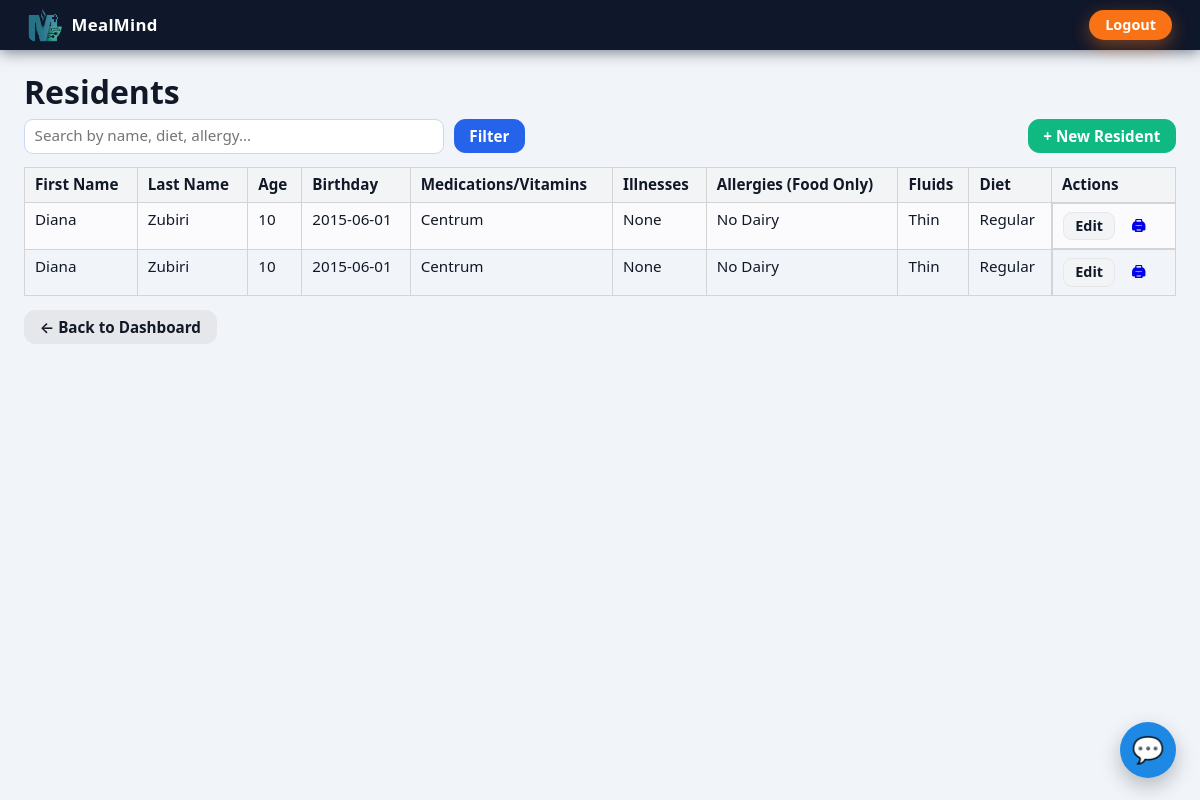
/residents (signed in), run on the app's committed database.
### models.py (models this page shows, shortened)
class Resident(db.Model):
    __tablename__ = "resident"
    id = db.Column(db.Integer, primary_key=True)
    first_name = db.Column(db.String(120), nullable=False)
    last_name = db.Column(db.String(120), nullable=False)
    birthday = db.Column(db.Date)
    age = db.Column(db.Integer)
    diet = db.Column(db.String(200))
    allergies = db.Column(db.String(300))
    illnesses = db.Column(db.String(300))
    medications = db.Column(db.String(300))
    fluids = db.Column(db.String(200))
    notes = db.Column(db.Text)
    created_at = db.Column(db.DateTime, default=datetime.utcnow)

### app.py (the view, shortened to what this page needs)
    @app.route("/residents")
    @login_required
    def residents_list():
        q = (request.args.get("q") or "").strip()
        page = request.args.get("page", 1, type=int)
        per_page = 15  # change this if you want more/less rows per page
        query = Resident.query
        query = query.order_by(Resident.last_name, Resident.first_name)
        total = query.count()
        if page < 1:
            page = 1
        total_pages = (total + per_page - 1) // per_page if total else 1
        if page > total_pages:
            page = total_pages
        residents = (
            query.offset((page - 1) * per_page).limit(per_page).all()
        )
        return render_template(
            "residents_list.html",
            residents=residents,
            q=q,
            page=page,
            total_pages=total_pages,
            total=total,
        )

### app.py (called while the page is built, shortened)
def _try_entra_login():
    from models import User
    if not current_app.config.get("USE_ENTRA_ID"):
        return

def login_required(view):
    @wraps(view)
    def wrapped(*args, **kwargs):
        if "user" not in session:
            return redirect(url_for("login"))
        return view(*args, **kwargs)
    return wrapped

### templates/residents_list.html (shortened to what this page needs)
{% extends "base.html" %}
{% block content %}
<h1 class="page-title">Residents</h1>
<form method="get" class="resident-filter-bar">
  <input
    type="text"
    name="q"
    value="{{ request.args.get('q', '') }}"
    placeholder="Search by name, diet, allergy..."
    aria-label="Search residents"
  />
  <button type="submit" class="btn btn-primary">Filter</button>
  <a href="{{ url_for('residents_new') }}" class="btn btn-accent btn-new">
    + New Resident
  </a>
</form>
<table class="resident-table">
  <thead>
    <tr>
      <th>First Name</th>
      <th>Last Name</th>
      <th>Age</th>
      <th>Birthday</th>
      <th>Medications/Vitamins</th>
      <th>Illnesses</th>
      <th>Allergies (Food Only)</th>
      <th>Fluids</th>
      <th>Diet</th>
      <th>Actions</th>
    </tr>
  </thead>
  <tbody>
    {% if residents %}
      {% for r in residents %}
        <tr>
          <td>{{ r.first_name }}</td>
          <td>{{ r.last_name }}</td>
          <td>{{ age(r.birthday) }}</td>
          <td>{% if r.birthday %}{{ r.birthday.strftime("%Y-%m-%d") }}{% endif %}</td>
          <td>{{ r.medications or "" }}</td>
          <td>{{ r.illnesses or "" }}</td>
          <td>{{ r.allergies or "" }}</td>
          <td>{{ r.fluids or "" }}</td>
          <td>{{ r.diet or "" }}</td>
          <td class="actions">
            <a href="{{ url_for('residents_edit', rid=r.id) }}"
               class="btn btn-secondary btn-sm">Edit</a>
            {% if r.id %}
              <a href="{{ url_for('resident_print', rid=r.id) }}"
                 class="btn btn-icon btn-sm"
                 title="Print resident card">🖨</a>
            {% endif %}
          </td>
        </tr>
      {% endfor %}
    {% else %}
      <tr>
        <td colspan="10" class="empty-row">No residents found.</td>
      </tr>
    {% endif %}
  </tbody>
</table>
<div class="footer-actions">
  <a href="{{ url_for('dashboard') }}" class="btn btn-neutral">
    &larr; Back to Dashboard
  </a>
</div>
{% endblock %}

### templates/base.html (style rules this page uses)
:root { --mm-bg: #f1f5f9; --mm-topbar-bg: #0f172a; --mm-topbar-shadow: 0 2px 14px rgba(15, 23, 42, 0.55); --mm-accent: #2563eb; --mm-accent-warm: #f97316; --mm-radius: 0.5rem; --mm-chat-blue: #1e88e5; --mm-chat-blue-light: #e3f2fd; --mm-chat-gray: #f5f5f7; --mm-chat-border: #d8dde6; }
* { box-sizing: border-box; }
body { margin: 0; font-family: system-ui, -apple-system, BlinkMacSystemFont, "Segoe UI", sans-serif; background: var(--mm-bg); color: #111827; }

### templates/residents_list.html (style rules this page uses)
.page-title { margin: 0 0 .5rem 0; }
.resident-filter-bar { display: flex; gap: .6rem; align-items: center; margin: .25rem 0 .85rem 0; flex-wrap: wrap; }
.resident-filter-bar input[type="text"] { flex: 1 1 280px; max-width: 420px; padding: .48rem .6rem; border-radius: .55rem; border: 1px solid #cbd5f5; font-size: .95rem; }
.resident-filter-bar .btn-new { margin-left: auto; }
.btn { display: inline-flex; align-items: center; gap: .35rem; padding: .52rem .92rem; border-radius: .7rem; text-decoration: none; font-weight: 600; font-size: .95rem; border: 1px solid transparent; cursor: pointer; line-height: 1; white-space: nowrap; }
.btn-sm { padding: .38rem .7rem; border-radius: .55rem; font-size: .9rem; }
.btn-icon { width: 2.1rem; justify-content: center; padding: .38rem 0; }
.btn-primary { background:#2563eb; border-color:#2563eb; color:#fff; }
.btn-secondary { background:#f3f4f6; border-color:#e5e7eb; color:#111827; }
.btn-accent { background:#10b981; border-color:#10b981; color:#fff; }
.btn-neutral { background:#e5e7eb; border-color:#e5e7eb; color:#111827; }
.resident-table { width:100%; border-collapse: collapse; font-size:.95rem; }
.resident-table th, .resident-table td { border: 1px solid #d4d4d4; padding: 8px 10px; text-align:left; vertical-align: top; }
.resident-table th { background:#f3f4f6; }
.resident-table tbody tr:nth-child(odd) td { background:#fbfbfd; }
.actions { white-space: nowrap; display:flex; gap:.4rem; }
.footer-actions { margin-top:14px; }

### data on the page
Resident: first_name "Diana", last_name "Zubiri", birthday "10", birthday "2015-06-01", medications "Centrum", illnesses "None", allergies "No Dairy", fluids "Thin", diet "Regular"
Resident: first_name "Diana", last_name "Zubiri", birthday "10", birthday "2015-06-01", medications "Centrum", illnesses "None", allergies "No Dairy", fluids "Thin", diet "Regular"
